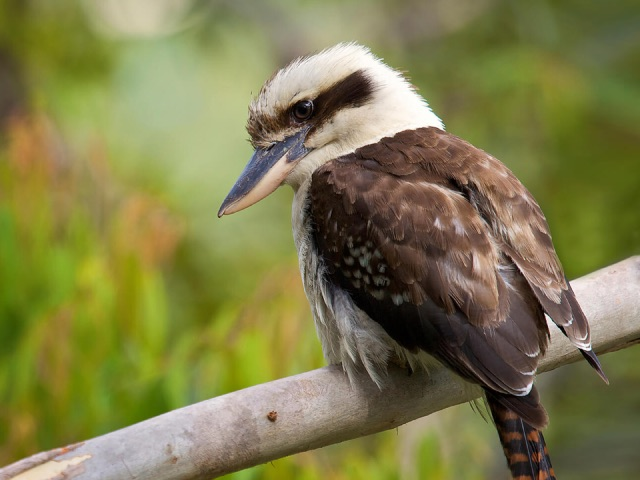
#> input picture samples/images/kookaburra.jpeg, 640 x 480 px
$ jupyter execute 01_opencv.ipynb
#> lines starting #> are read from the running program, lines starting #| are printed output that depends on the picture
### workshop.py
"""
Small helpers shared by the workshop notebooks.

    from workshop import open_camera, close_camera

    cap = open_camera()
    try:
        while True:
            ret, frame = cap.read()
            ...
    finally:
        close_camera(cap)   # always runs, even if your code crashes
"""

import platform

import cv2

# Change this if you have more than one camera (e.g. 1 for an external USB webcam)
CAMERA_INDEX = 0


def open_camera(index=None, width=640, height=480):
    """Open a webcam and return the cv2.VideoCapture object.

    On Windows we use the DirectShow backend, which opens much faster and more
    reliably than OpenCV's default. 640x480 keeps everything fast on a laptop CPU.
    """
    index = CAMERA_INDEX if index is None else index
    backend = cv2.CAP_DSHOW if platform.system() == "Windows" else cv2.CAP_ANY

    cap = cv2.VideoCapture(index, backend)
    if not cap.isOpened():
        hints = {
            "Darwin": "System Settings > Privacy & Security > Camera: allow VS Code, then restart VS Code.",
            "Windows": "Settings > Privacy & security > Camera: turn on 'Let desktop apps access your camera'.",
        }
        raise RuntimeError(
            f"Could not open webcam {index}.\n"
            f"  - {hints.get(platform.system(), 'Check the camera is connected.')}\n"
            "  - Close other apps using the camera (Zoom, Teams, another notebook...).\n"
            "  - If a previous cell crashed, restart the kernel to release the camera.\n"
            "  - Got more than one camera? Try open_camera(1)."
        )

    cap.set(cv2.CAP_PROP_FRAME_WIDTH, width)
    cap.set(cv2.CAP_PROP_FRAME_HEIGHT, height)
    return cap


# [5 lines left out: function close_camera, not called in this run]

### 01_opencv.ipynb
# 01 - OpenCV Introduction

## From Pixels to Perception

**OpenCV** (Open Source Computer Vision Library) is the backbone of almost every CV application. Before AI can "see" anything, the image must be loaded, cleaned, and transformed — and OpenCV is the tool that does it.

In this notebook, we will build up from first principles:

| Section | What You'll Learn |
|---|---|
| **The Matrix** | Images are just NumPy arrays of numbers |
| **Loading & Cropping** | Read real images and extract regions of interest |
| **Colour Spaces** | Convert between BGR, RGB, Gray, and HSV |
| **Edge Detection** | Find outlines with Gaussian blur + Canny |
| **Live Webcam** | Stream video frames in a loop |
| **Real-Time FX** | Pencil sketch, HUD overlays, colour tracking |
| **Drawing App** | Track a coloured object and leave a trail |

> **Prerequisite:** A working webcam (built-in or USB). All code runs on CPU — no GPU needed.

> **How to exit:** Press `q` in any OpenCV window to close it safely.

---

## Welcome To The Matrix

Computers don't see colours; they see a massive grid of numbers. An image is just a 3D Matrix (or a NumPy Array) with dimensions: $Height \times Width \times Channels$.

Before we look at real data, let's create a $10 \times 10$ grid of random numbers representing a grayscale image and tell the computer to treat them as pixels.

In grayscale, each pixel is a single number from 0 (Black) to 255 (White).

[cell 1]
import numpy as np
import matplotlib.pyplot as plt
import cv2
from workshop import open_camera, close_camera  # small webcam helpers (see workshop.py)

# --- Grayscale: a single channel, values 0 (black) → 255 (white) ---
random_gray = np.random.randint(0, 256, (10, 10), dtype="uint8")

print(f"Shape : {random_gray.shape}   (Height × Width)")
print(f"Dtype : {random_gray.dtype}")
print(f"Range : {random_gray.min()} – {random_gray.max()}\n")
print("The Computer's View (raw numbers):\n")
print(random_gray)

# Visualise — cmap='gray' maps 0→black, 255→white
print("\nThe Human's View:")
fig, ax = plt.subplots(figsize=(5, 5))
im = ax.imshow(random_gray, cmap="gray", vmin=0, vmax=255)
fig.colorbar(im, ax=ax, label="Pixel intensity")
ax.set_title("10 × 10 Random Grayscale Image")
plt.tight_layout()
plt.show()
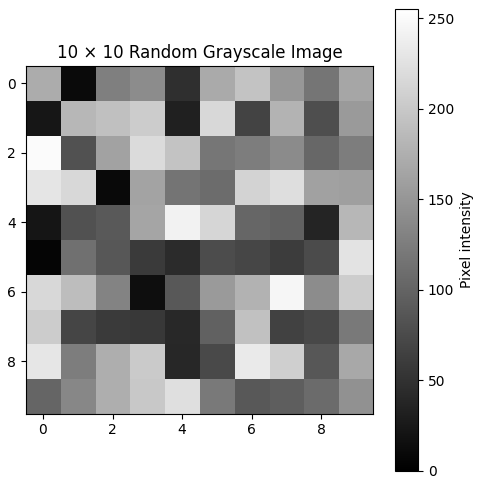
#> figure drawn by matplotlib, 2 panels

To get colour, we need three layers: Red, Green, and Blue. This is why a colour image is a 3D array. The "depth" of the matrix is 3.

> **Heads-up:** OpenCV stores these layers in the *opposite* order, **B**lue-**G**reen-**R**ed. We'll see why that matters in the Colour Spaces section.

[cell 2]
# --- Colour: three channels (Red, Green, Blue) stacked in depth ---
random_color = np.random.randint(0, 256, (10, 10, 3), dtype="uint8")

print(f"Shape : {random_color.shape}   (Height × Width × Channels)")
print(f"Total values per pixel: {random_color.shape[2]}  (one per colour channel)\n")

fig, axes = plt.subplots(1, 4, figsize=(16, 4))

# Show the combined RGB image
axes[0].imshow(random_color)
axes[0].set_title("Combined (RGB)")

# Show each channel separately
channel_names = ["Red", "Green", "Blue"]
cmaps = ["Reds", "Greens", "Blues"]
for i, (name, cmap) in enumerate(zip(channel_names, cmaps)):
    axes[i + 1].imshow(random_color[:, :, i], cmap=cmap, vmin=0, vmax=255)
    axes[i + 1].set_title(f"{name} Channel")

for ax in axes:
    ax.axis("off")

plt.suptitle("One Image = Three Layers of Numbers", fontsize=13, fontweight="bold")
plt.tight_layout()
plt.show()
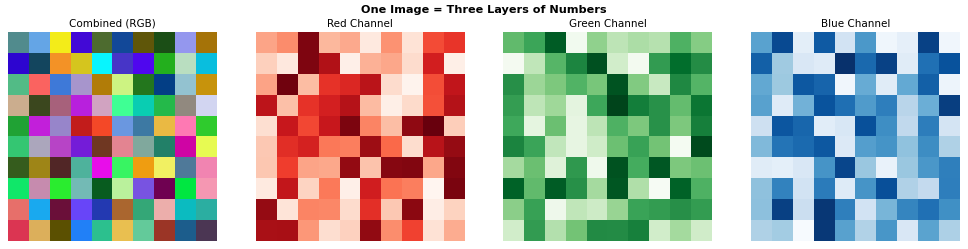
#> figure drawn by matplotlib, 4 panels

---

## Loading and Manipulating Real Images

Now let's move from random noise to a real photograph. OpenCV's `cv2.imread()` loads an image from disk into a NumPy array — just like the ones we made above, but with millions of pixels instead of 100.

We can **slice** the array to crop a **Region of Interest (ROI)** — no special function needed, just standard NumPy indexing.

[cell 3]
IMAGE_PATH = "samples/images/kookaburra.jpeg"

# Load the image — OpenCV returns a NumPy array in BGR order
img = cv2.imread(IMAGE_PATH)
#> img is the input picture: shape (480, 640, 3); mean B, G, R 74.8, 124.2, 126.8
if img is None:
    raise FileNotFoundError(f"Could not load image at '{IMAGE_PATH}' — check the path exists.")

print(f"Original shape : {img.shape}  (H × W × C)")
#| Original shape : (480, 640, 3)  (H × W × C)

# Resize so it fits comfortably on any screen
img_resized = cv2.resize(img, (640, 480))
print(f"Resized shape  : {img_resized.shape}")
#| Resized shape  : (480, 640, 3)

# Crop a Region of Interest (ROI) using plain NumPy slicing: [rows (y), columns (x)]
# Note the order: y comes FIRST, the opposite of the usual (x, y)
roi = img_resized[100:300, 200:400]   # rows 100–299, columns 200–399
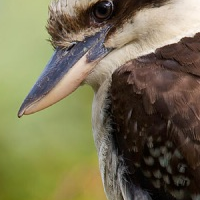
#> roi: shape (200, 200, 3); mean B, G, R 83.3, 113.4, 119.9
print(f"ROI shape      : {roi.shape}  (a 200 × 200 crop)")
#| ROI shape      : (200, 200, 3)  (a 200 × 200 crop)

# Display both windows side by side — press any key to close
cv2.namedWindow("Original (resized)")
cv2.namedWindow("Cropped ROI")
cv2.moveWindow("Original (resized)", 50, 100)
cv2.moveWindow("Cropped ROI", 720, 100)

cv2.imshow("Original (resized)", img_resized)
cv2.imshow("Cropped ROI", roi)

print("\nPress any key in the OpenCV window to continue...")
cv2.waitKey(0)
cv2.destroyAllWindows()
cv2.waitKey(1)  # macOS needs an extra pump to close the windows

## Colour Spaces: Why Gray Matters

OpenCV loads images in **BGR** (Blue, Green, Red) by default — not RGB! When working with other libraries (Matplotlib, SAM, CLIP), you'll need to convert.

**Grayscale** collapses 3 channels into 1, reducing data by 3×. Most traditional CV algorithms (edge detection, thresholding) work on grayscale because they only care about intensity, not colour.

**HSV** (Hue, Saturation, Value) separates *colour* from *brightness*, making it much easier to detect objects by colour under varying lighting conditions.

[cell 4]
# Convert from BGR → Grayscale and BGR → HSV
img_gray = cv2.cvtColor(img_resized, cv2.COLOR_BGR2GRAY)
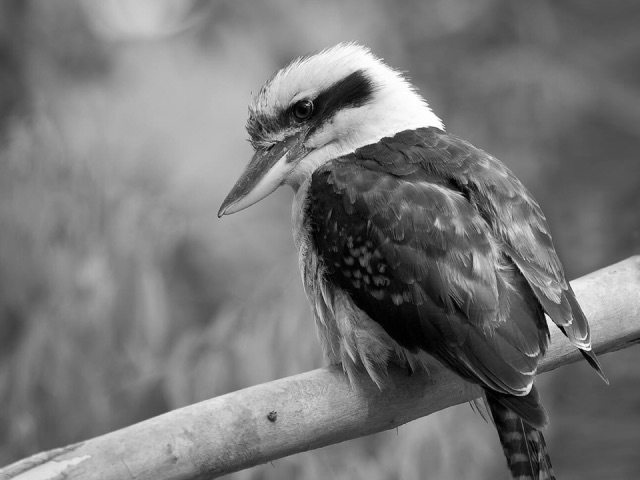
#> img_gray: shape (480, 640); min 0, max 255, mean 119.4
img_hsv  = cv2.cvtColor(img_resized, cv2.COLOR_BGR2HSV)
#> img_hsv: shape (480, 640, 3); mean H, S, V 31, 118.9, 132.1

# For Matplotlib display, also convert BGR → RGB (Matplotlib expects RGB order)
img_rgb = cv2.cvtColor(img_resized, cv2.COLOR_BGR2RGB)

print(f"BGR  shape : {img_resized.shape}   (3 channels)")
#| BGR  shape : (480, 640, 3)   (3 channels)
print(f"Gray shape : {img_gray.shape}        (1 channel — 3× less data!)")
#| Gray shape : (480, 640)        (1 channel — 3× less data!)
print(f"HSV  shape : {img_hsv.shape}   (3 channels: Hue, Saturation, Value)")
#| HSV  shape : (480, 640, 3)   (3 channels: Hue, Saturation, Value)

# Show all three side by side
fig, axes = plt.subplots(1, 3, figsize=(15, 5))

axes[0].imshow(img_rgb)
axes[0].set_title("Original (RGB)")

axes[1].imshow(img_gray, cmap="gray")
axes[1].set_title("Grayscale — 1 channel")

axes[2].imshow(img_hsv)
axes[2].set_title("HSV (raw channels as RGB)")

for ax in axes:
    ax.axis("off")

plt.suptitle("Colour Space Conversions", fontsize=13, fontweight="bold")
plt.tight_layout()
plt.show()

## Edge Detection: Teaching the Computer to See Outlines

Edges are where pixel intensity changes sharply — they reveal the structure of a scene. The classic pipeline is:

1. **Gaussian Blur** — smooths out noise so the detector doesn't fire on every speck.
2. **Canny Edge Detection** — finds gradients (rapid changes) and traces them into clean edges.

The two threshold values in `cv2.Canny(image, low, high)` control sensitivity: pixels with gradients above `high` are definite edges; those between `low` and `high` are kept only if they connect to a strong edge.

[cell 5]
# Step 1 — Blur to reduce noise (kernel size must be odd, e.g. 7×7)
img_blur = cv2.GaussianBlur(img_gray, (7, 7), 0)

# Step 2 — Canny edge detection (low=100, high=200 thresholds)
img_canny = cv2.Canny(img_blur, 100, 200)
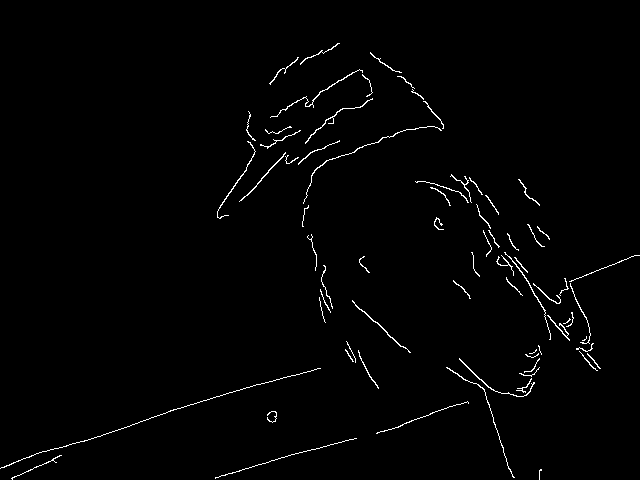
#> img_canny: shape (480, 640); 1.3% white in thin lines or dots

print(f"Edge map shape: {img_canny.shape}  (same H × W, single channel, values 0 or 255)")
#| Edge map shape: (480, 640)  (same H × W, single channel, values 0 or 255)

# Show the full pipeline: Original → Blurred → Edges
fig, axes = plt.subplots(1, 3, figsize=(15, 5))

axes[0].imshow(img_gray, cmap="gray")
axes[0].set_title("1. Grayscale")

axes[1].imshow(img_blur, cmap="gray")
axes[1].set_title("2. Gaussian Blur (7×7)")

axes[2].imshow(img_canny, cmap="gray")
axes[2].set_title("3. Canny Edges (100 / 200)")

for ax in axes:
    ax.axis("off")

plt.suptitle("Edge Detection Pipeline", fontsize=13, fontweight="bold")
plt.tight_layout()
plt.show()

---

## Live Video: Your Webcam as a Matrix Stream

A video is nothing more than a **loop of images** (frames). OpenCV's `VideoCapture` grabs one frame at a time inside a `while` loop — each frame is the same kind of NumPy array we've been working with.

### The Core Pattern
```python
cap = open_camera()                 # cv2.VideoCapture(0) with the best settings for your OS
try:
    while True:
        ret, frame = cap.read()     # Grab one frame
        # ... do something with frame ...
        cv2.imshow("Window", frame) # Show it
        if cv2.waitKey(1) & 0xFF == ord('q'):
            break
finally:
    close_camera(cap)               # Release the webcam, even if the code above crashes
```
- `cv2.waitKey(1)` waits 1 millisecond for a key press. It's also what actually draws the window, so every loop needs it. `& 0xFF == ord('q')` just means "was the key `q`?".
- `try` / `finally` guarantees the webcam is released. Without it, an error inside the loop leaves the camera locked until you restart the kernel.
- The window can open **behind VS Code**. If nothing appears, check your taskbar / Dock.
You'll see this same pattern in every notebook from here on — YOLO, SAM, and beyond.

> **Press `q`** to close any webcam window safely.

[cell 6]
# Opens webcam 0 (change CAMERA_INDEX in workshop.py if you have more than one)
cap = open_camera()
